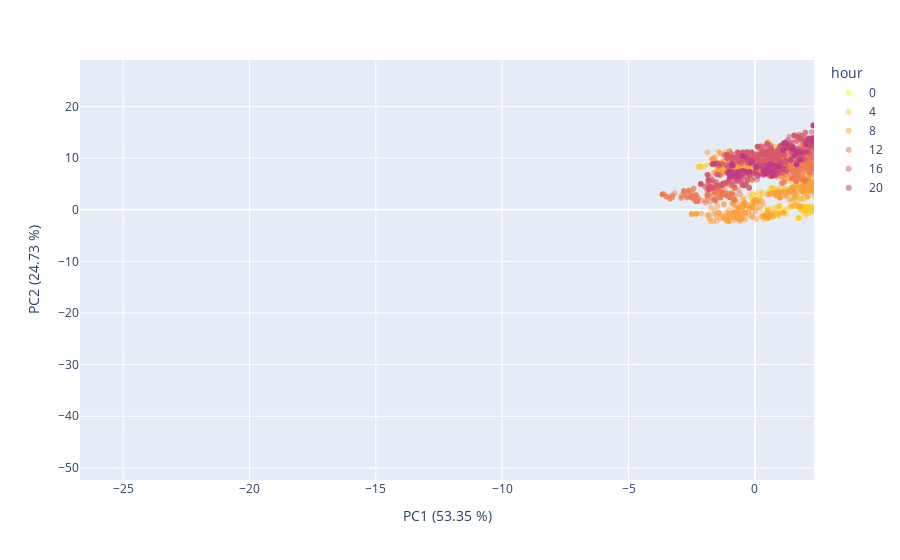
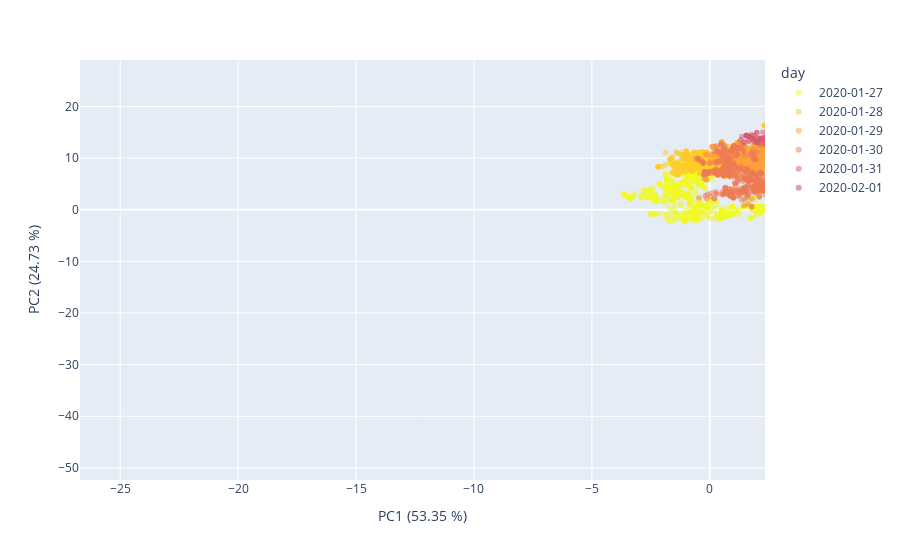

The cell these charts' notebook holds for them, in order:
### Markdown cell above
We build another PCA just to visually investigate the effect on no occupant data.

### Code cell
# unzipping vectors inside the single column to multiple columns
pca_no_occupants_unzipped = pca_no_occupants.withColumn("feature", vector_to_array("pcaFeatures")).select(["timestamp"]+[col("feature")[i] for i in range(n_components)])

# zero-ing the first component of the pca, to remove it from re-projection in the original space
pca_no_occupants_unzipped = pca_no_occupants_unzipped.withColumn('feature[0]',lit(0))

# re-zipping features into single column
invert_columns_to_convert = pca_no_occupants_unzipped.columns
invert_columns_to_convert.remove('timestamp')
assembler_invert = VectorAssembler(inputCols = invert_columns_to_convert, outputCol = 'pcaFeatures')
pca_no_occupants_zipped = assembler_invert.transform(pca_no_occupants_unzipped).select(['timestamp', 'pcaFeatures']).orderBy('timestamp')

# re-projecting to the original space
inv_transf = spark.createDataFrame(pca.inverse_transform(pca_no_occupants_zipped, schema=cols_to_process))

# Define new PCA model
pca_after_corr = PCAWrapper(k=2, inputCol="pcaFeatures", outputCol="pcaFeatures2", centering_data=True)

# Fit the model to the data
assembled_df_no_occupants_2 = assembler.transform(inv_transf)
pca_after_corr = pca_after_corr.fit(assembled_df_no_occupants_2)
var_new_proj = pca_after_corr.explainedVariance

# Transform the data
pca_no_occupants2 = pca_after_corr.transform(assembled_df_no_occupants_2)
pca_no_occupants2_ = pca_no_occupants2.withColumn("hour", hour(pca_no_occupants2.timestamp)) \
                                .where("timestamp >= '2020-01-27' AND timestamp < '2020-02-02'") \
                                .where("hour=0 OR hour=4 OR hour=8 OR hour=12 OR hour=16 OR hour=20")

df_visual2 = pca_no_occupants2_.select(['timestamp','pcaFeatures2']).toPandas()
visual_data_2 = np.array(df_visual2['pcaFeatures2'].tolist())
df_visual.head()

# Plots
    
visual_data_day_df_2 = pd.DataFrame({'PC1':visual_data_2[:,1], 'PC2':visual_data_2[:,0], 'day':pd.to_datetime(df_visual2['timestamp']).dt.date})
visual_data_hours_df_2 = pd.DataFrame({'PC1':visual_data_2[:,1], 'PC2':visual_data_2[:,0], 'hour':pd.to_datetime(df_visual2['timestamp']).dt.hour.astype('str')})

## Plot no occupant data after environmental correction by hour
fig = px.scatter(visual_data_hours_df_2, x='PC1', y='PC2', color='hour', opacity=0.5, color_discrete_sequence= px.colors.sequential.Plasma_r)
fig.update_traces(marker=dict(colorscale='Viridis'), selector=dict(type='scatter'))
fig.update_layout(
    xaxis_title="PC1 ({:.2f} %)".format(var_new_proj[0]*100),
    yaxis_title="PC2 ({:.2f} %)".format(var_new_proj[1]*100),
    xaxis_range=[x_min, x_max],
    yaxis_range=[y_min, y_max] 
)
fig.show()

## Plot no occupant data after environmental correction by day
fig = px.scatter(visual_data_day_df_2, x='PC1', y='PC2', color='day', opacity=0.5, color_discrete_sequence= px.colors.sequential.Plasma_r)
fig.update_traces(marker=dict(colorscale='Viridis'), selector=dict(type='scatter'))
fig.update_layout(
    xaxis_title="PC1 ({:.2f} %)".format(var_new_proj[0]*100),
    yaxis_title="PC2 ({:.2f} %)".format(var_new_proj[1]*100),
    xaxis_range=[x_min, x_max],
    yaxis_range=[y_min, y_max]   
)
fig.show()

### Figure 1 — Plotly figure (JSON) as saved in the notebook; plotly's stock layout.template omitted (floating-point values rounded to 4 significant figures; data arrays with more than 128 entries replaced by an {"elided": "..."} marker saying what was removed)
{"data": [{"hovertemplate": "hour=0<br>PC1=%{x}<br>PC2=%{y}<extra></extra>", "legendgroup": "0", "marker": {"color": "#f0f921", "opacity": 0.5, "symbol": "circle"}, "mode": "markers", "name": "0", "showlegend": true, "type": "scattergl", "x": {"elided": "1080 float values"}, "xaxis": "x", "y": {"elided": "1080 float values"}, "yaxis": "y"}, {"hovertemplate": "hour=4<br>PC1=%{x}<br>PC2=%{y}<extra></extra>", "legendgroup": "4", "marker": {"color": "#fdca26", "opacity": 0.5, "symbol": "circle"}, "mode": "markers", "name": "4", "showlegend": true, "type": "scattergl", "x": {"elided": "1080 float values"}, "xaxis": "x", "y": {"elided": "1080 float values"}, "yaxis": "y"}, {"hovertemplate": "hour=8<br>PC1=%{x}<br>PC2=%{y}<extra></extra>", "legendgroup": "8", "marker": {"color": "#fb9f3a", "opacity": 0.5, "symbol": "circle"}, "mode": "markers", "name": "8", "showlegend": true, "type": "scattergl", "x": {"elided": "1080 float values"}, "xaxis": "x", "y": {"elided": "1080 float values"}, "yaxis": "y"}, {"hovertemplate": "hour=12<br>PC1=%{x}<br>PC2=%{y}<extra></extra>", "legendgroup": "12", "marker": {"color": "#ed7953", "opacity": 0.5, "symbol": "circle"}, "mode": "markers", "name": "12", "showlegend": true, "type": "scattergl", "x": {"elided": "1080 float values"}, "xaxis": "x", "y": {"elided": "1080 float values"}, "yaxis": "y"}, {"hovertemplate": "hour=16<br>PC1=%{x}<br>PC2=%{y}<extra></extra>", "legendgroup": "16", "marker": {"color": "#d8576b", "opacity": 0.5, "symbol": "circle"}, "mode": "markers", "name": "16", "showlegend": true, "type": "scattergl", "x": {"elided": "1080 float values"}, "xaxis": "x", "y": {"elided": "1080 float values"}, "yaxis": "y"}, {"hovertemplate": "hour=20<br>PC1=%{x}<br>PC2=%{y}<extra></extra>", "legendgroup": "20", "marker": {"color": "#bd3786", "opacity": 0.5, "symbol": "circle"}, "mode": "markers", "name": "20", "showlegend": true, "type": "scattergl", "x": {"elided": "1080 float values"}, "xaxis": "x", "y": {"elided": "1080 float values"}, "yaxis": "y"}], "layout": {"autosize": true, "legend": {"title": {"text": "hour"}, "tracegroupgap": 0}, "margin": {"t": 60}, "xaxis": {"anchor": "y", "domain": [0, 1], "range": [-26.7, 2.339], "title": {"text": "PC1 (53.35 %)"}, "type": "linear"}, "yaxis": {"anchor": "x", "domain": [0, 1], "range": [-52.34, 29.0], "title": {"text": "PC2 (24.73 %)"}, "type": "linear"}}}

### Figure 2 — Plotly figure (JSON) as saved in the notebook; plotly's stock layout.template omitted (floating-point values rounded to 4 significant figures; data arrays with more than 128 entries replaced by an {"elided": "..."} marker saying what was removed)
{"data": [{"hovertemplate": "day=2020-01-27<br>PC1=%{x}<br>PC2=%{y}<extra></extra>", "legendgroup": "2020-01-27", "marker": {"color": "#f0f921", "opacity": 0.5, "symbol": "circle"}, "mode": "markers", "name": "2020-01-27", "showlegend": true, "type": "scattergl", "x": {"elided": "1080 float values"}, "xaxis": "x", "y": {"elided": "1080 float values"}, "yaxis": "y"}, {"hovertemplate": "day=2020-01-28<br>PC1=%{x}<br>PC2=%{y}<extra></extra>", "legendgroup": "2020-01-28", "marker": {"color": "#fdca26", "opacity": 0.5, "symbol": "circle"}, "mode": "markers", "name": "2020-01-28", "showlegend": true, "type": "scattergl", "x": {"elided": "1080 float values"}, "xaxis": "x", "y": {"elided": "1080 float values"}, "yaxis": "y"}, {"hovertemplate": "day=2020-01-29<br>PC1=%{x}<br>PC2=%{y}<extra></extra>", "legendgroup": "2020-01-29", "marker": {"color": "#fb9f3a", "opacity": 0.5, "symbol": "circle"}, "mode": "markers", "name": "2020-01-29", "showlegend": true, "type": "scattergl", "x": {"elided": "1080 float values"}, "xaxis": "x", "y": {"elided": "1080 float values"}, "yaxis": "y"}, {"hovertemplate": "day=2020-01-30<br>PC1=%{x}<br>PC2=%{y}<extra></extra>", "legendgroup": "2020-01-30", "marker": {"color": "#ed7953", "opacity": 0.5, "symbol": "circle"}, "mode": "markers", "name": "2020-01-30", "showlegend": true, "type": "scattergl", "x": {"elided": "1080 float values"}, "xaxis": "x", "y": {"elided": "1080 float values"}, "yaxis": "y"}, {"hovertemplate": "day=2020-01-31<br>PC1=%{x}<br>PC2=%{y}<extra></extra>", "legendgroup": "2020-01-31", "marker": {"color": "#d8576b", "opacity": 0.5, "symbol": "circle"}, "mode": "markers", "name": "2020-01-31", "showlegend": true, "type": "scattergl", "x": {"elided": "1080 float values"}, "xaxis": "x", "y": {"elided": "1080 float values"}, "yaxis": "y"}, {"hovertemplate": "day=2020-02-01<br>PC1=%{x}<br>PC2=%{y}<extra></extra>", "legendgroup": "2020-02-01", "marker": {"color": "#bd3786", "opacity": 0.5, "symbol": "circle"}, "mode": "markers", "name": "2020-02-01", "showlegend": true, "type": "scattergl", "x": {"elided": "1080 float values"}, "xaxis": "x", "y": {"elided": "1080 float values"}, "yaxis": "y"}], "layout": {"autosize": true, "legend": {"title": {"text": "day"}, "tracegroupgap": 0}, "margin": {"t": 60}, "xaxis": {"anchor": "y", "domain": [0, 1], "range": [-26.7, 2.339], "title": {"text": "PC1 (53.35 %)"}, "type": "linear"}, "yaxis": {"anchor": "x", "domain": [0, 1], "range": [-52.34, 29.0], "title": {"text": "PC2 (24.73 %)"}, "type": "linear"}}}
